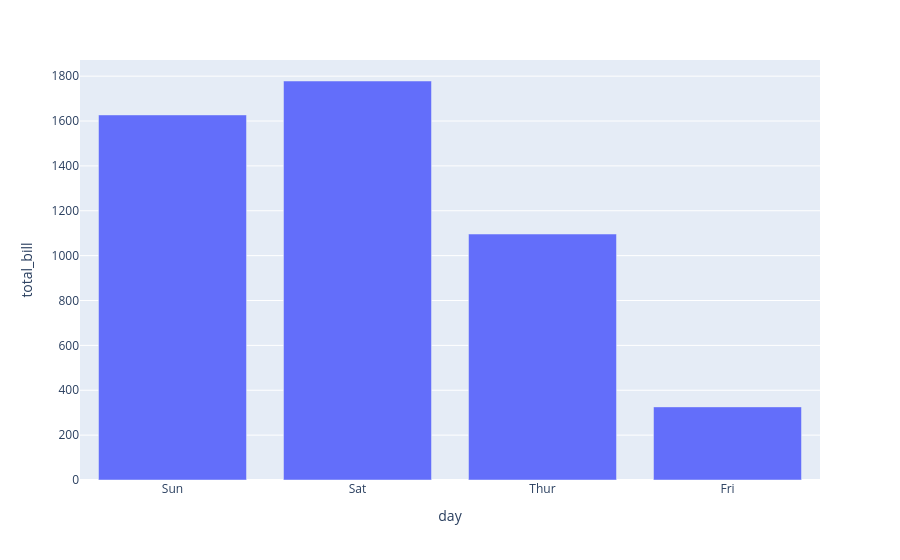

Write notebook code for a chart like this one.
### Code cell
px.bar(df_agrupado_pelo_dia, x="day", y="total_bill")

### Figure 1 — Plotly figure (JSON) as saved in the notebook; plotly's stock layout.template omitted (floating-point values rounded to 4 significant figures)
{"data": [{"hovertemplate": "day=%{x}<br>total_bill=%{y}<extra></extra>", "legendgroup": "", "marker": {"color": "#636efa", "pattern": {"shape": ""}}, "name": "", "orientation": "v", "showlegend": false, "textposition": "auto", "type": "bar", "x": ["Sun", "Sat", "Thur", "Fri"], "xaxis": "x", "y": [1627.0, 1778.0, 1096.0, 325.9], "yaxis": "y"}], "layout": {"barmode": "relative", "legend": {"tracegroupgap": 0}, "margin": {"t": 60}, "xaxis": {"anchor": "y", "domain": [0, 1], "title": {"text": "day"}}, "yaxis": {"anchor": "x", "domain": [0, 1], "title": {"text": "total_bill"}}}}
